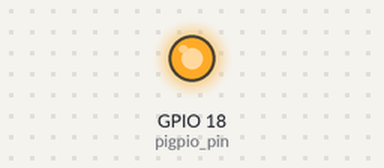
Recording of a program running on a simulated Raspberry Pi (BCM pin numbers). Parts: output pins drawn as LEDs (lit = HIGH). What the program prints to the terminal is not drawn.

Above: at 0.1 s.
Timing chart, 0 to 1.6 s (numbered marks = the images above):
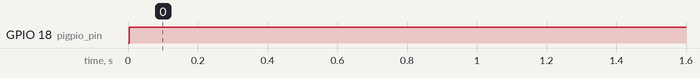

The program:

hardwarepwmtest.py
```python
#!/usr/bin/env python3
#####################################################################################
# Filename    : LogicAnalyzer_HardwarePWM.py
# Description : Logic_Analyzer_With_Hardware_PWM
# Author      : Bob Fryer / Digital Shack
# modification: 22 Feb 2020
#####################################################################################
#####################################################################################
# Import the required Python Libraries
#####################################################################################
import pigpio                                   # import the pigpio library
import time                                     # Utilise the python time library
#####################################################################################
# Define the Variables Needed
#####################################################################################
pigpio_pin = 18         # define the GPIO Pin for PWM - pigpio only uses BCM numbers
RPI_DutyCycle = 100      # define the Duty Cycle in percentage  (50%)
RPI_Freq = 500          # define the frequency in Hz (500Hz)
RPI_LEDTime = 180       # define the time you want the LED to stay lit for
#####################################################################################
# Initialisation
#####################################################################################
pwmobj=pigpio.pi()                              # Define pwmobj as pigpio.pi()
pwmobj.set_mode(pigpio_pin, pigpio.OUTPUT)      # Set GPIO pin as output
#####################################################################################
# Define our LOOP Function
#####################################################################################
def light():
    pwmobj.hardware_PWM(pigpio_pin, RPI_Freq, RPI_DutyCycle * 10000) # Call PWM Func
    time.sleep(RPI_LEDTime)                                          # Stay lit
#####################################################################################
# Define our DESTROY Function
#####################################################################################
def destroy():
    pwmobj.hardware_PWM(pigpio_pin, 0, 0)               # turn off the LED/PWM
    pwmobj.stop()                                       # release pigpio resources
#####################################################################################
# Finally the code for the MAIN program
#####################################################################################
if __name__ == '__main__':                              # Program entry point
    print ('LED Duty Cycle of ', RPI_DutyCycle)         # Print duty cycle
    try:
        light()                                         # Call light function
    except KeyboardInterrupt:                           # Watches for Ctrl-C
        destroy()                                       # Call destroy function
    finally:
        destroy()                                       # Call destroy function
```

Measured:
- by itself, GPIO 18 (pigpio_pin): LOW → HIGH at 0.00 s
